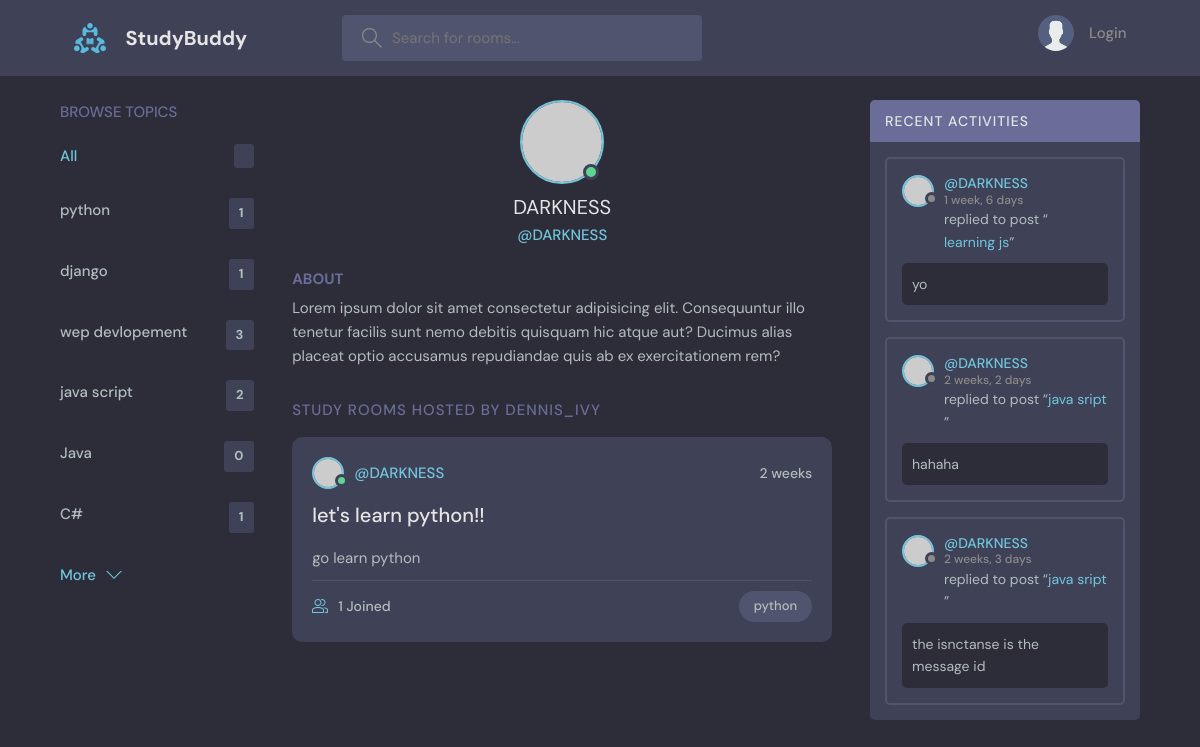
The page /profile/4/ on the database its author committed.
### base/models.py (models this page shows)
class Topic(models.Model):
    name = models.CharField(max_length=200)
    def __str__(self):
        return self.name

class Room(models.Model):
    host = models.ForeignKey(User, on_delete=models.SET_NULL , null=True)
    topic= models.ForeignKey(Topic , on_delete=models.SET_NULL ,null= True)
    name = models.CharField(max_length= 200)
    descripation = models.TextField(null= True , blank= True)
    participants = models.ManyToManyField(User , related_name='participants' , blank=True)
    update = models.DateTimeField(auto_now= True)
    created = models.DateTimeField(auto_now_add=True)
    class Meta:
        ordering = ['-update','-created']
    def __str__(self):
        return self.name

class Message(models.Model):
    user = models.ForeignKey(User , on_delete=models.CASCADE)
    room = models.ForeignKey(Room , on_delete=models.CASCADE)
    update = models.DateTimeField(auto_now= True)
    created = models.DateTimeField(auto_now_add=True)
    body = models.TextField()
    class Meta:
        ordering = ['-update','-created']
    def __str__ (self):
        return self.body[0:50]

### base/views.py (the view)
# urls.py: path('profile/<str:pk>/',views.profileinfo , name = 'profile'),
def profileinfo(request , pk):
    user = User.objects.get(id = pk)
    room = user.room_set.all()
    topics = Topic.objects.all()
    messagefeed = user.message_set.all()
    context={'user':user , 'room':room ,'topics':topics ,'messagefeed':messagefeed}
    return render(request , 'base/profile.html' , context)

### base/templates/base/profile.html (shortened to what this page needs)
{% extends 'main.html'%}
{% block content %}
  <main class="profile-page layout layout--3">
    <div class="container">
        {%include 'base/topicscomp.html' %}
      <div class="roomList">
        <div class="profile">
          <div class="profile__avatar">
            <div class="avatar avatar--large active">
              <img src="https://randomuser.me/api/portraits/men/11.jpg" />
            </div>
          </div>
          <div class="profile__info">
            <h3>{{user.username}}</h3>
            <p>@{{user.username}}</p>
          </div>
          <div class="profile__about">
            <h3>About</h3>
            <p>
              Lorem ipsum dolor sit amet consectetur adipisicing elit. Consequuntur illo tenetur
              facilis sunt nemo debitis quisquam hic atque aut? Ducimus alias placeat optio
              accusamus repudiandae quis ab ex exercitationem rem?
            </p>
          </div>
        </div>
        <div class="roomList__header">
          <div>
            <h2>Study Rooms Hosted by dennis_ivy</a>
            </h2>
          </div>
        </div>
        {% for room in room%}
        <div class="roomListRoom">
          <div class="roomListRoom__header">
            <a href="{% url 'profile' user.id %}" class="roomListRoom__author">
              <div class="avatar avatar--small active">
                <img src="https://randomuser.me/api/portraits/men/11.jpg" />
              </div>
              <span>@{{user.username}}</span>
            </a>
            <div class="roomListRoom__actions">
              <span>{{room.created|timesince}}</span>
            </div>
          </div>
          <div class="roomListRoom__content">
            <a href="{% url 'room' room.id %}">{{room.name}}</a>
            <p>
              {{room.descripation}}
            </p>
          </div>
          <div class="roomListRoom__meta">
            <a class="roomListRoom__joined">
              {{room.participants.count}} Joined
            </a>
            <p class="roomListRoom__topic">{{room.topic}}</p>
          </div>
        </div>
        {% endfor %}
      </div>
      {% include 'base/activaty.html'%}
    </div>
  </main>
{% endblock content %}

### base/templates/base/topicscomp.html
<div class="topics">
  <a href="{% url 'topic' %} ">
    <div class="topics__header">
      <h2>Browse Topics</h2>
    </div>
  </a>
    <ul class="topics__list">
      <li>
        <a href="{% url 'home'%}" class="active">All <span>{{allroom_count}}</span></a>
      </li>
      {% for topic in topics %}
      <li>
        <a href="{%url 'home'%}?q={{topic.name}}">{{topic.name}} <span>{{topic.room_set.all.count}}</span></a>
      </li>
      {% endfor %}
    </ul>
    <a class="btn btn--link" href="{% url 'topic'%}">
      More
      <svg version="1.1" xmlns="http://www.w3.org/2000/svg" width="32" height="32" viewBox="0 0 32 32">
        <title>chevron-down</title>
        <path d="M16 21l-13-13h-3l16 16 16-16h-3l-13 13z"></path>
      </svg>
    </a>
  </div>

### base/templates/base/activaty.html (shortened to what this page needs)
{% load static %}
<div class="activities">
    <div class="activities__header">
      <h2>Recent Activities</h2>
    </div>
    {%for mess in messagefeed%}
    <div class="activities__box">
      <div class="activities__boxHeader roomListRoom__header">
        <a href="{% url 'profile' mess.user.id %}" class="roomListRoom__author">
          <div class="avatar avatar--small">
            <img src="https://randomuser.me/api/portraits/women/11.jpg" />
          </div>
          <p>
            @{{mess.user}}
            <span>{{mess.created|timesince}}</span>
          </p>
        </a>
      </div>
      <div class="activities__boxContent">
        <p>replied to post “<a href="{% url 'room' mess.room.id %}">{{mess.room}}</a>”</p>
        <div class="activities__boxRoomContent">
          {{mess}}
        </div>
      </div>
    </div>
    {% endfor %}
  </div>

### rows shown on the page
Topic: name "python", room_set.all.count "1"
Topic: name "django", room_set.all.count "1"
Topic: name "wep devlopement", room_set.all.count "3"
Topic: name "java script", room_set.all.count "2"
Topic: name "Java", room_set.all.count "0"
Topic: name "C#", room_set.all.count "1"
Room: created "2 weeks", name "let's learn python!!", descripation "go learn python", participants.count "1", topic "python"
Message: user "DARKNESS", created "1 week, 6 days", room "learning js", body "yo"
Message: user "DARKNESS", created "2 weeks, 2 days", room "java sript", body "hahaha"
Message: user "DARKNESS", created "2 weeks, 3 days", room "java sript", body "the isnctanse is the message id"

### other values the page prints
{{ user.username }} "DARKNESS"
